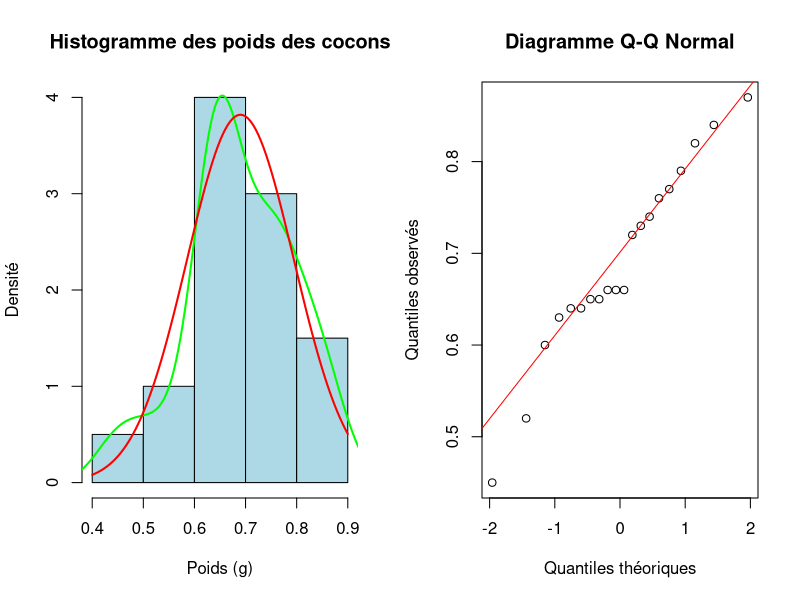
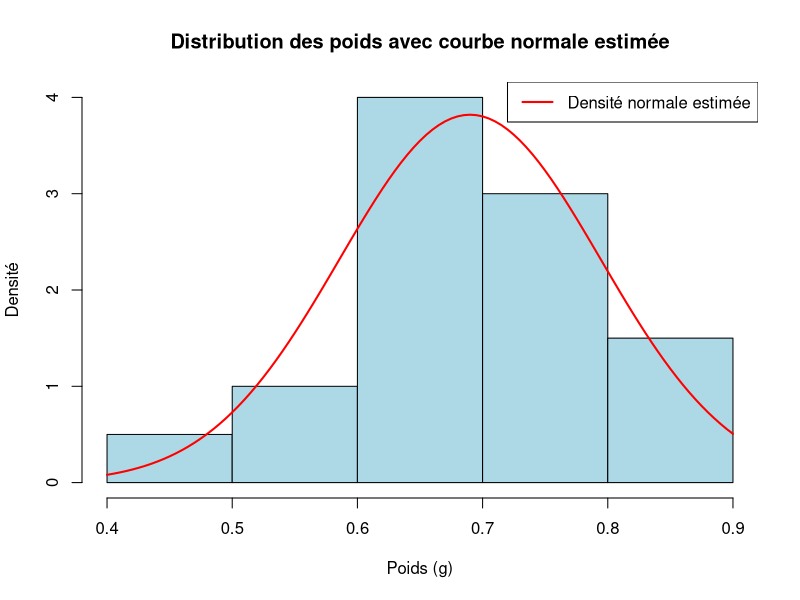
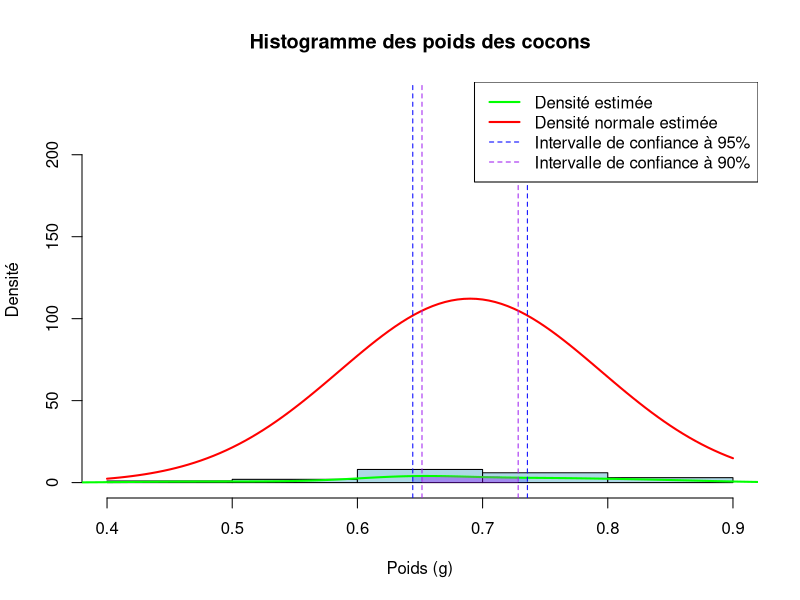

These charts were generated, in order, by the following R code:
# https://github.com/BreizhHardware/TD-R/tree/main/TP_estimateurs

# Création du vecteur de données
poids <- c(0.64, 0.65, 0.73, 0.60, 0.65, 0.77, 0.82, 0.64, 0.66, 0.72,
           0.87, 0.84, 0.66, 0.76, 0.63, 0.52, 0.66, 0.45, 0.74, 0.79)

# Configuration de la mise en page 1x2
par(mfrow=c(1,2))


# 1. Représenter graphiquement les données pour un le modèle gaussien semble-t-il pertinent ?

# Calcul du nombre de classes pour l'histogramme
n <- length(poids)
k <- sqrt(n)

# Création de l'histogramme avec courbe de densité
histoooo <- hist(poids,
     probability = TRUE,
     main = "Histogramme des poids des cocons",
     xlab = "Poids (g)",
     ylab = "Densité",
     col = "lightblue",
     breaks = k)

lines(density(poids), col="green", lwd=2)

# Ajout de la courbe de densité normale
curve(dnorm(x, mean=mean(poids), sd=sd(poids)),
      add=TRUE,
      col="red",
      lwd=2)

# Création du diagramme Q-Q
qqnorm(poids,
       main = "Diagramme Q-Q Normal",
       xlab = "Quantiles théoriques",
       ylab = "Quantiles observés")
qqline(poids, col="red")

# Réinitialisation de la mise en page
par(mfrow=c(1,1))

# Affichage des statistiques descriptives
summary(poids)

# 2. Calculer une esƟmaƟon sans biais de la moyenne  et de la variance 2
#  du modèle gaussien en foncƟon de ces données. Superposer la courbe obtenue et conclure.

# Calcul des estimateurs
moyenne <- 1/n * sum(poids)
variance <- var(poids)
ecart_type <- sqrt(variance)

# Affichage des résultats
cat("Estimation de la moyenne (μ̂):", round(moyenne, 4), "g\n")
cat("Estimation de la variance (σ̂²):", round(variance, 6), "g²\n")
cat("Estimation de l'écart-type (σ̂):", round(ecart_type, 4), "g\n")

# Création du graphique avec la courbe de densité estimée
hist(poids,
     probability = TRUE,
     main = "Distribution des poids avec courbe normale estimée",
     xlab = "Poids (g)",
     ylab = "Densité",
     col = "lightblue",
     breaks = "FD")

# Superposition de la courbe de densité normale avec les paramètres estimés
curve(dnorm(x, mean = moyenne, sd = ecart_type),
      col = "red",
      lwd = 2,
      add = TRUE)

# Ajout d'une légende
legend("topright",
       legend = "Densité normale estimée",
       col = "red",
       lwd = 2)

# Données les intervalles de confiance à 95% et 90% pour la moyenne et la variance

# Calcul des intervalles de confiance à 95%
alpha <- 0.05
z <- qnorm(1 - alpha / 2)

# Intervalle de confiance pour la moyenne
borne_inf_moyenne <- moyenne - z * ecart_type / sqrt(n)
borne_sup_moyenne <- moyenne + z * ecart_type / sqrt(n)

# Intervalle de confiance pour la variance
borne_inf_variance <- (n - 1) * variance / qchisq(1 - alpha / 2, df = n - 1)
borne_sup_variance <- (n - 1) * variance / qchisq(alpha / 2, df = n - 1)

# Affichage des intervalles de confiance
cat("\nIntervalle de confiance à 95% pour la moyenne (μ): [",
    round(borne_inf_moyenne, 4), ",",
    round(borne_sup_moyenne, 4), "] g\n")

cat("Intervalle de confiance à 95% pour la variance (σ²): [",
    round(borne_inf_variance, 6), ",",
    round(borne_sup_variance, 6), "] g²\n")

# Affichage de l'histogramme des poids avec la courbe de densité estimée et les intervalles de confiance

scale_factor = max(histoooo$counts) / max(dnorm(seq(min(poids), max(poids), length.out=1), mean=mean(poids), sd=sd(poids)))

hist(poids,
     main = "Histogramme des poids des cocons",
     xlab = "Poids (g)",
     ylab = "Densité",
     col = "lightblue",
     ylim = c(0, max(histoooo$counts) * scale_factor),
     breaks = k)

# Colorer l'intervalle de confiance
x_vals <- seq(borne_inf_moyenne, borne_sup_moyenne, length.out = 100)
y_vals <- dnorm(x_vals, mean = moyenne, sd = ecart_type)
polygon(c(borne_inf_moyenne, x_vals, borne_sup_moyenne),
        c(0, y_vals, 0),
        col = rgb(0, 0, 1, 0.2),
        border = NA)

lines(density(poids), col="green", lwd=2)

# Ajout de la courbe de densité normale
curve(scale_factor * dnorm(x, mean=mean(poids), sd=sd(poids)),
      add=TRUE,
      col="red",
      lwd=2)

# Ajout des intervalles de confiance pour la moyenne
abline(v = c(borne_inf_moyenne, borne_sup_moyenne),
       col = "blue",
       lty = 2)


# Calcul des intervalles de confiance à 90%
alpha <- 0.10
z <- qnorm(1 - alpha / 2)

# Intervalle de confiance pour la moyenne
borne_inf_moyenne <- moyenne - z * ecart_type / sqrt(n)
borne_sup_moyenne <- moyenne + z * ecart_type / sqrt(n)

# Intervalle de confiance pour la variance
borne_inf_variance <- (n - 1) * variance / qchisq(1 - alpha / 2, df = n - 1)
borne_sup_variance <- (n - 1) * variance / qchisq(alpha / 2, df = n - 1)

# Affichage des intervalles de confiance
cat("\nIntervalle de confiance à 90% pour la moyenne (μ): [",
    round(borne_inf_moyenne, 4), ",",
    round(borne_sup_moyenne, 4), "] g\n")

cat("Intervalle de confiance à 90% pour la variance (σ²): [",
    round(borne_inf_variance, 6), ",",
    round(borne_sup_variance, 6), "] g²\n")

# Ajout des intervalles de confiance pour la moyenne
abline(v = c(borne_inf_moyenne, borne_sup_moyenne),
       col = "purple",
       lty = 2)

# Colorer l'intervalle de confiance
x_vals <- seq(borne_inf_moyenne, borne_sup_moyenne, length.out = 100)
y_vals <- dnorm(x_vals, mean = moyenne, sd = ecart_type)
polygon(c(borne_inf_moyenne, x_vals, borne_sup_moyenne),
        c(0, y_vals, 0),
        col = rgb(1, 0, 1, 0.2),
        border = NA)

# Ajout d'une légende
legend("topright",
       legend = c("Densité estimée", "Densité normale estimée", "Intervalle de confiance à 95%", "Intervalle de confiance à 90%"),
       col = c("green", "red", "blue", "purple"),
       lty = c(1, 1, 2, 2),
       lwd = c(2, 2, 1, 1))

# Crée un histogramme des poids et récupère les classes
hist_obj <- hist(poids, plot = FALSE, breaks = k)
observed_counts <- hist_obj$counts
breaks <- hist_obj$breaks
mids <- hist_obj$mids

# Calcul des probabilités attendues
total_count <- sum(observed_counts)
expected_probs <- diff(pnorm(breaks, mean = moyenne, sd = ecart_type))
expected_counts <- total_count * expected_probs

# Perform chi-squared test
chitest <- chisq.test(observed_counts, p = expected_probs, rescale.p = TRUE)
print(chitest)
